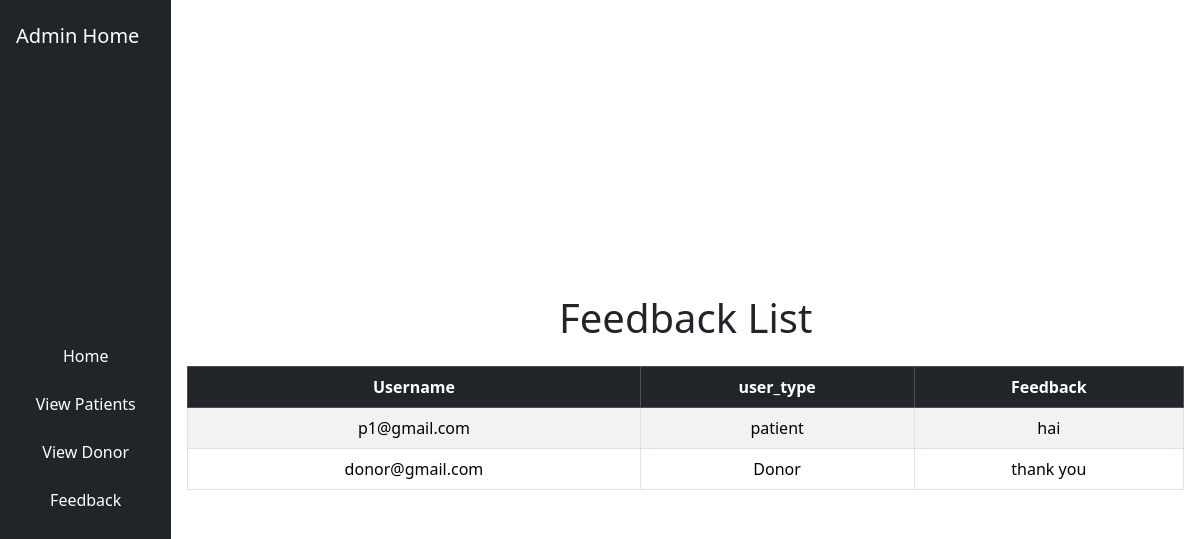
The app's page /view-feedback with its own data.
### base/models.py (models this page shows, shortened)
class Feedback(models.Model):
    username=models.CharField(max_length=200)
    user_type=models.CharField(max_length=200)
    text = models.TextField()

### base/views.py (the view)
# urls.py: path('view-feedback',views.admin_feedback_view,name='view_feedback'),
def admin_feedback_view(request):
        feedback=Feedback.objects.all()
        context={'feedback':feedback}
        return render(request,"base/ViewFeedback.html",context)

### base/Templates/base/ViewFeedback.html (shortened to what this page needs)
{% load static %}
<!DOCTYPE html>
<html lang="en">
<head>
    <link href="https://cdn.jsdelivr.net/npm/bootstrap@5.3.3/dist/css/bootstrap.min.css" rel="stylesheet">
    <link rel="stylesheet" href="{% static 'css/viewfeedback.css' %}">
</head>
<body>
    <div class="d-flex flex-column flex-lg-row vh-100">
        <nav class="navbar navbar-expand-lg navbar-dark bg-dark flex-lg-column side-navbar p-3">
            <a class="navbar-brand mb-4" href="#">Admin Home</a>
            <div class="collapse navbar-collapse" id="navbarNav">
                <ul class="navbar-nav flex-column text-center w-100">
                    <li class="nav-item">
                        <a class="nav-link active" aria-current="page" href="{% url 'admin_home' %}">Home</a>
                    </li>
                    <li class="nav-item">
                        <a class="nav-link" href="{% url 'view_patient' %}">View Patients</a>
                    </li>
                    <li class="nav-item">
                        <a class="nav-link" href="{% url 'view_donor' %}">View Donor</a>
                    </li>
                    <li class="nav-item">
                        <a class="nav-link" href="{% url 'view_feedback' %}">Feedback</a>
                    </li>
                </ul>
            </div>
        </nav>
        <div class="flex-grow-1 d-flex flex-column align-items-center justify-content-center p-3">
            <h1 class="mb-4">Feedback List</h1>
            <div class="table-responsive w-100">
                <table class="table table-bordered table-hover table-striped text-center">
                    <thead class="table-dark">
                        <tr>
                            <th>Username</th>
                            <th>user_type</th>
                            <th>Feedback</th>
                        </tr>
                    </thead>
                    <tbody>
                        {% for f in feedback %}
                        <tr>
                            <td>{{ f.username }}</td>
                            <td>{{f.user_type}}</td>
                            <td>{{ f.text }}</td>
                        </tr>
                        {% empty %}
                        <tr>
                            <td colspan="3">Feedback List is Empty.</td>
                        </tr>
                        {% endfor %}
                    </tbody>
                </table>
            </div>
        </div>
    </div>
</body>
</html>

### static/css/viewfeedback.css (style rules this page uses)
.side-navbar { background-color: #343a40; color: #ffffff; padding: 1rem; }
.side-navbar .navbar-nav .nav-item { margin-bottom: 0.5rem; }
.side-navbar .navbar-nav .nav-link { color: #ffffff; padding: 0.5rem 1rem; border-radius: 0.25rem; }

### records on screen
Feedback: username "p1@gmail.com", user_type "patient", text "hai"
Feedback: username "donor@gmail.com", user_type "Donor", text "thank you"
